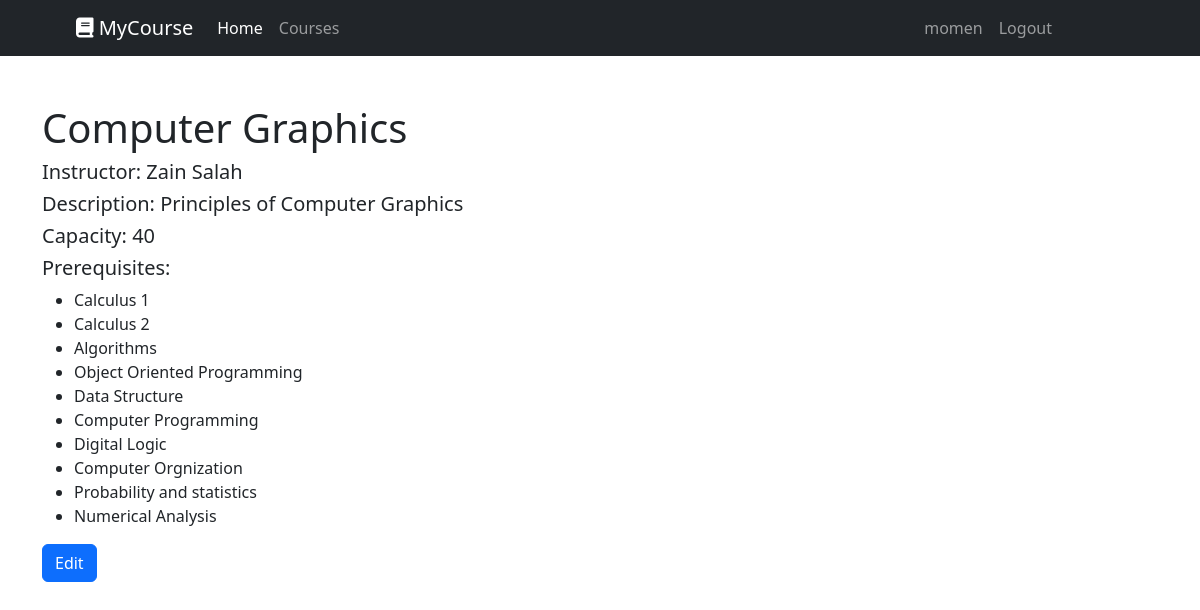
The page /course/1/ (signed in) on the database its author committed.
### courseApp/models.py (models this page shows, shortened)
class Course(models.Model):
    code = models.AutoField(primary_key=True, unique=True)
    name = models.CharField(max_length=100)
    description = models.TextField( null=True)
    prerequisites = models.ManyToManyField('self', blank=True, symmetrical=False, related_name='prerequisite_for')
    instructor = models.CharField(max_length=100)
    capacity = models.IntegerField()
    scheduleID = models.ForeignKey(CourseSchedule,null=True,blank=True,default='', on_delete=models.CASCADE)

### courseApp/views.py (the view)
# urls.py: path('course/<str:pk>/', views.course, name="course"),
@login_required(login_url='login')
def course(request, pk):
    course = get_object_or_404(Course, pk=pk)
    return render(request, "courseApp/course.html", {"Course":course})

### courseApp/templates/courseApp/course.html
{% extends "courseApp/main.html" %}
{% block content %}
<div class="container mt-5">
    <h1>{{ Course.name }}</h1>
    <h5>Instructor: {{ Course.instructor }}</h5>
    <h5>Description: {{ Course.description }}</h5>
    <h5>Capacity: {{ Course.capacity }}</h5>
    <h5>Prerequisites:</h5>
    <ul>
        {% for prerequisite in Course.prerequisites.all %}
            <li>{{ prerequisite.name }}</li>
        {% empty %}
            <li>No prerequisites</li>
        {% endfor %}
    </ul>
    {% if request.user.is_staff %}
    <a href="{% url 'editCourse' Course.code %}"><button type="button" class="btn btn-primary">Edit</button></a>
    {% endif %}
</div>
{% endblock content %}

### courseApp/templates/courseApp/navbar.html (shortened to what this page needs)
{% load static %}
<nav class="navbar navbar-expand-lg navbar-dark bg-dark">
  <div class="container-fluid">
    <a class="navbar-brand" href="{% url "home" %}" style="margin-left: 4rem;">
      <i class="fa-solid fa-book"></i> MyCourse
    </a>
    <div class="collapse navbar-collapse" id="navbarSupportedContent">
      <ul class="navbar-nav me-auto mb-2 mb-lg-0">
        <li class="nav-item">
          <a class="nav-link active" aria-current="page" href="{% url 'home' %}">Home</a>
        </li>
        <li class="nav-item">
          <a class="nav-link" href="{% url 'courses' %}">Courses</a>
        </li>
      </ul>
      <ul class="navbar-nav ms-auto mb-2 mb-lg-0" style="margin-right: 8rem;">
        <li class="nav-item">
          <a class="nav-link"> {{ request.user }}</a>
        </li>
        <li class="nav-item">
          <a class="nav-link" href="{% url 'logout' %}">Logout</a>
        </li>
      </ul>
    </div>
  </div>
</nav>

### rows shown on the page
Course: name "Computer Graphics", instructor "Zain Salah", description "Principles of Computer Graphics", capacity "40"
Course: name "Calculus 1"
Course: name "Calculus 2"
Course: name "Algorithms"
Course: name "Object Oriented Programming"
Course: name "Data Structure"
Course: name "Computer Programming"
Course: name "Digital Logic"
Course: name "Computer Orgnization"
Course: name "Probability and statistics"
Course: name "Numerical Analysis"

### other values the page prints
{{ request.user }} "momen"
